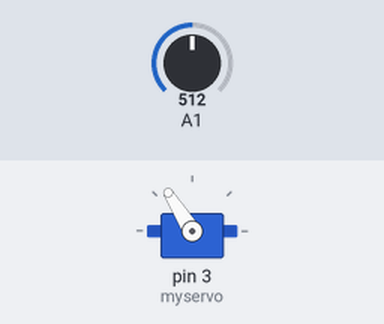
Simulated run of this sketch. Board: Arduino Uno, built with avr-gcc and run on an emulated ATmega328P. Shown: servo. The test bench sets the inputs (shaded band); at power-on: A1 = 512.

Above: at 1.2 s.
1.3 s: A1 set to 716
At 2.0 s:
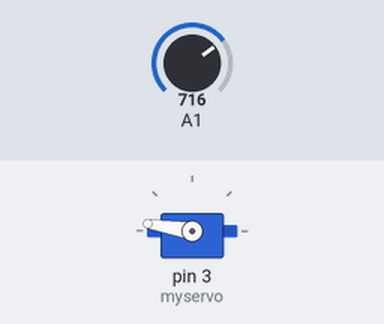
2.8 s: A1 set to 900
At 3.5 s:
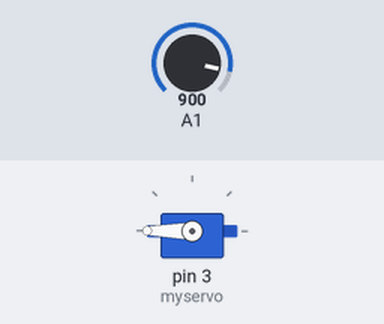
4.3 s: A1 set to 306
At 5.1 s:
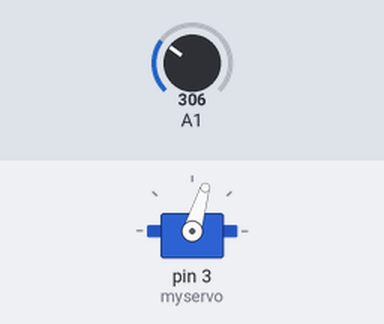
5.8 s: A1 set to 122
At 6.8 s:
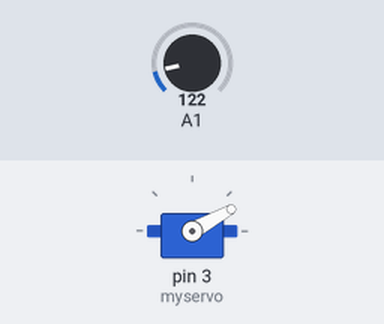
7.3 s: A1 set to 0
At 8.3 s:
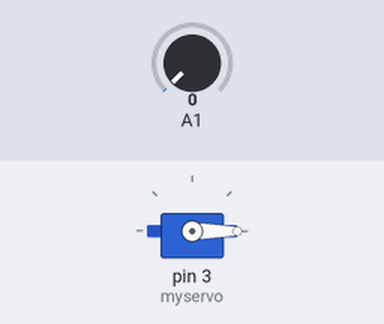
8.8 s: A1 set to 511
At 9.9 s:
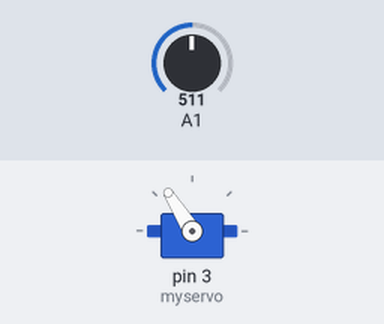
Timing chart, 0 to 11.3 s (numbered marks = the images above; inputs shaded):
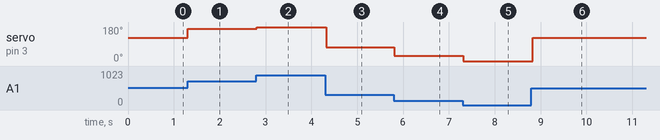

Measured:
- after the input at 1.3 s, servo on pin 3 (myservo): 122° → 171° at once
- after the input at 2.8 s, servo on pin 3 (myservo): 171° → 180° at once
- after the input at 4.3 s, servo on pin 3 (myservo): 180° → 73° at once
- after the input at 5.8 s, servo on pin 3 (myservo): 73° → 29° at once
- after the input at 7.3 s, servo on pin 3 (myservo): 29° → 0° at once
- after the input at 8.8 s, servo on pin 3 (myservo): 0° → 122° at once

The sketch:

potenserv.ino
```cpp
#include <Servo.h>

Servo myservo;  // crea el objeto servo

int pos = 0;    // posicion del servo

void setup() {
   myservo.attach(3);  // vincula el servo al pin digital 9
}

void loop() {
  pos = map(analogRead(A1), 0, 750, 0, 180);
   myservo.write(pos);
   delay(30);
}
```
